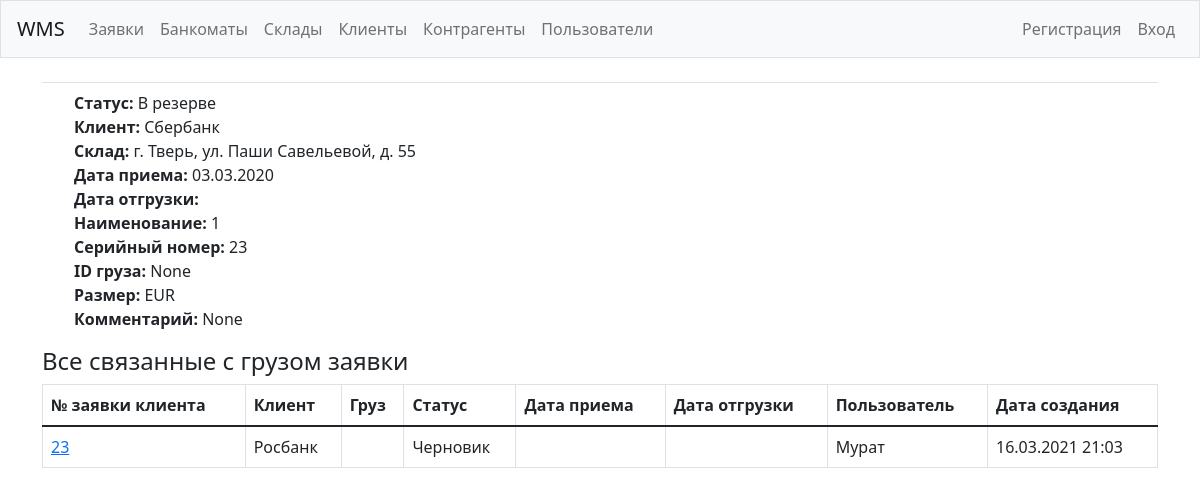
Before: /atms/10/ with the older database file.
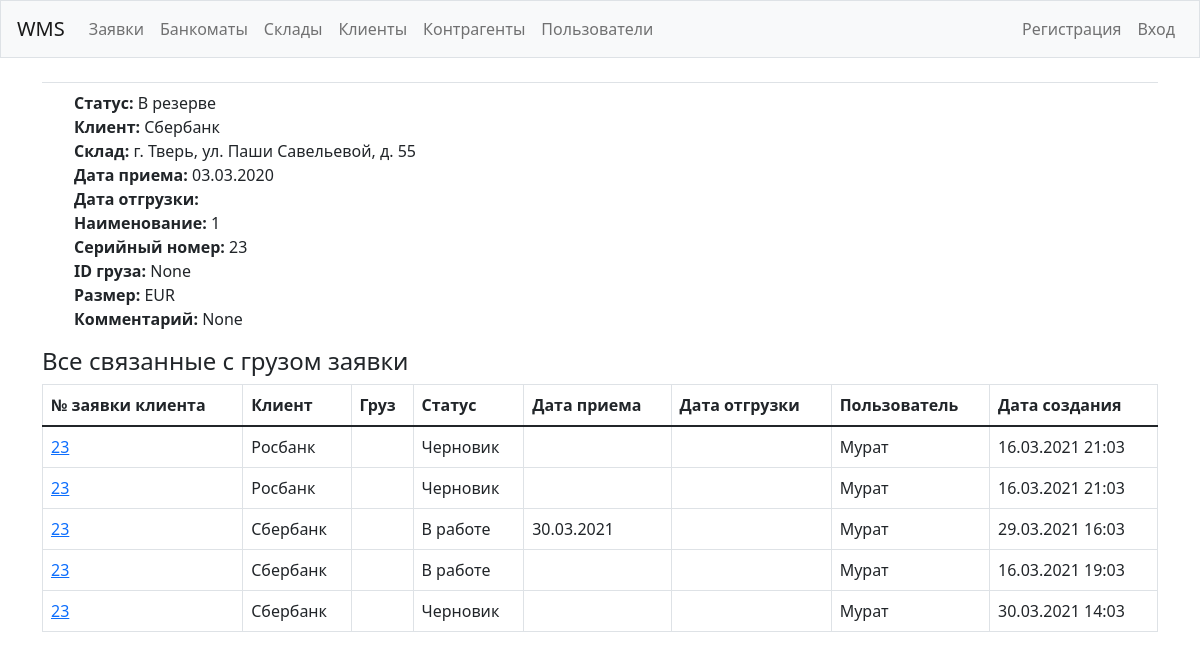
After: the same page with the newer database file.
### wms/models.py (models this page shows, shortened)
class OrderItem(models.Model):
    atm = models.ForeignKey(Atm, on_delete=models.SET_NULL, null=True)
    order = models.ForeignKey(Order, on_delete=models.SET_NULL, null=True)
    date_added = models.DateTimeField(auto_now_add=True)

class Atm(models.Model):
    status = models.CharField(
        max_length=10,
        choices=Status.choices,
        default=Status.in_reserve,
    )
    client = models.ForeignKey(Client, on_delete=models.SET_NULL, null=True)
    storage = models.ForeignKey(Storage, on_delete=models.SET_NULL, null=True)
    date_in = models.DateField('Дата приема', blank=True, null=True)
    date_out = models.DateField('Дата отгрузки', blank=True, null=True)
    name = models.CharField(max_length=200)
    serial_num = models.CharField(max_length=200)
    atm_id = models.CharField(max_length=200, blank=True, null=True)
    size = models.CharField(
        max_length=10,
        choices=Size.choices,
        default=Size.EUR,
    )
    commentary = models.CharField(max_length=200, blank=True, null=True)

class Order(models.Model):
    logistic_order = models.CharField(max_length=200)
    client = models.ForeignKey(Client, on_delete=models.SET_NULL, blank=True, null=True)
    customer = models.ForeignKey(Customer, on_delete=models.SET_NULL, blank=True, null=True)
    storage = models.ForeignKey(Storage, on_delete=models.SET_NULL, null=True)
    status = models.CharField(
        max_length=10,
        choices=OrderStatus.choices,
        default=OrderStatus.draft,
    )
    date_in = models.DateField('Дата приема', blank=True, null=True)
    date_out = models.DateField('Дата отгрузки', blank=True, null=True)
    driver = models.CharField(max_length=200, blank=True, null=True)
    driver_car = models.CharField(max_length=200, blank=True, null=True)
    storage_order = models.CharField(max_length=200, blank=True, null=True)
    date_created = models.DateTimeField('date published', auto_now_add=True)
    photo_1 = models.ImageField(blank=True, null=True)
    photo_2 = models.ImageField(blank=True, null=True)
    photo_3 = models.ImageField(blank=True, null=True)
    photo_4 = models.ImageField(blank=True, null=True)

class Client(models.Model):
    name = models.CharField(max_length=200)
    pub_date = models.DateTimeField('date published', auto_now_add=True)
    def __str__(self):
        return self.name

class Customer(models.Model):
    user = models.ForeignKey(User, on_delete=models.SET_NULL, null=True)
    name = models.CharField(max_length=200, blank=True)
    post = models.CharField(max_length=200, blank=True)
    phone = models.CharField(max_length=200, blank=True)
    email = models.CharField(max_length=200, blank=True)
    profile_pic = models.CharField(max_length=200, blank=True)
    date_created = models.DateTimeField('date published', auto_now_add=True)
    def __str__(self):
        return self.name

### wms/views.py (the view)
# urls.py: path('atms/<int:atm_id>/', views.atm, name='atm'),
def atm(request, atm_id):
    atm = Atm.objects.get(id=atm_id)
    items = OrderItem.objects.filter(atm__pk=atm_id)
    context = {'atm': atm, 'items': items}
    return render(request, 'wms/atm.html', context)

### wms/models.py (called while the page is built)
    def __str__(self):
        return self.address

### wms/templates/wms/atm.html (shortened to what this page needs)
{% extends "wms/base.html" %}
{% block content %}
<ul>
  <li scope="col"><b>Статус:</b> {{ atm.status }}</li>
  <li scope="col"><b>Клиент:</b> {{ atm.client }}</li>
  <li scope="col"><b>Склад:</b> {{ atm.storage }}</li>
  <li scope="col"><b>Дата приема:</b> {{ atm.date_in|date:'d.m.Y' }}</li>
  <li scope="col"><b>Дата отгрузки:</b> {{ atm.date_out|date:'d.m.Y' }}</li>
  <li scope="col"><b>Наименование:</b> {{ atm.name }}</li>
  <li scope="col"><b>Серийный номер:</b> {{ atm.serial_num }}</li>
  <li scope="col"><b>ID груза:</b> {{ atm.atm_id }}</li>
  <li scope="col"><b>Размер:</b> {{ atm.size }}</li>
  <li scope="col"><b>Комментарий:</b> {{ atm.commentary }}</li>
</ul>
<h4>Все связанные с грузом заявки</h4>
<table class="table table-bordered">
  <thead>
    <tr>
      <th scope="col">№ заявки клиента</th>
      <th scope="col">Клиент</th>
      <th scope="col">Груз</th>
      <th scope="col">Статус</th>
      <th scope="col">Дата приема</th>
      <th scope="col">Дата отгрузки</th>
      <th scope="col">Пользователь</th>
      <th scope="col">Дата создания</th>
    </tr>
  </thead>
  <tbody>
    {% for item in items %}
      <tr>
        <td>
          <a href="{% url 'wms:order' item.order.id %}">{{ item.atm.serial_num }}</a>
        </td>
        <td>{{ item.order.client }}</td>
        <td>{{ item.order.atm }}</td>
        <td>{{ item.order.status }}</td>
        <td>{{ item.order.date_in|date:'d.m.Y' }}</td>
        <td>{{ item.order.date_out|date:'d.m.Y' }}</td>
        <td>{{ item.order.customer }}</td>
        <td>{{ item.order.date_created|date:'d.m.Y H:m' }}</td>
    {% empty %}
      <tr>
        <td>Не добавлено ни одной заявки. Добавьте первую заявку.</td>
      </tr>
    {% endfor %}
  </tbody>
</table>
{% endblock content %}

Changed rows visible on the page:
added OrderItem: atm.serial_num "23", order.client "Росбанк", order.status "Черновик", order.customer "Мурат", order.date_created "16.03.2021 21:03"
added OrderItem: atm.serial_num "23", order.client "Сбербанк", order.status "В работе", order.date_in "30.03.2021", order.customer "Мурат", order.date_created "29.03.2021 16:03"
added OrderItem: atm.serial_num "23", order.client "Сбербанк", order.status "В работе", order.customer "Мурат", order.date_created "16.03.2021 19:03"
added OrderItem: atm.serial_num "23", order.client "Сбербанк", order.status "Черновик", order.customer "Мурат", order.date_created "30.03.2021 14:03"
